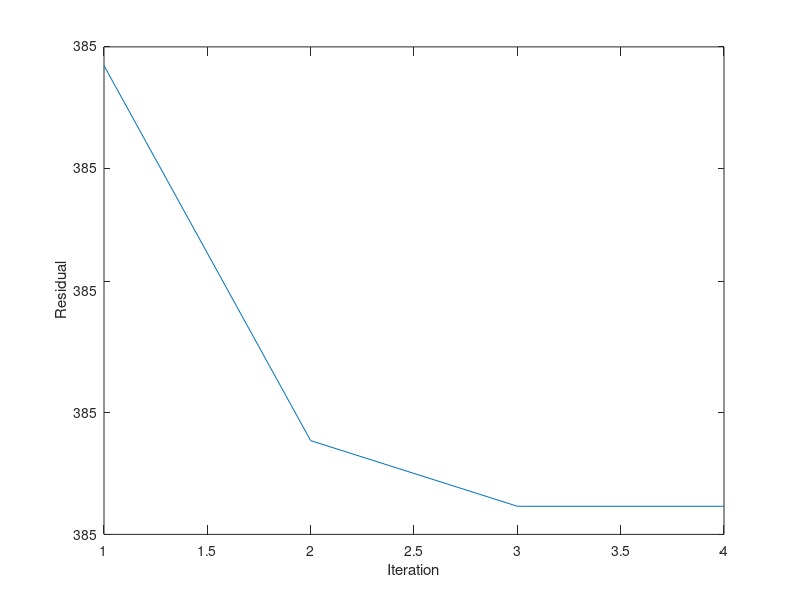
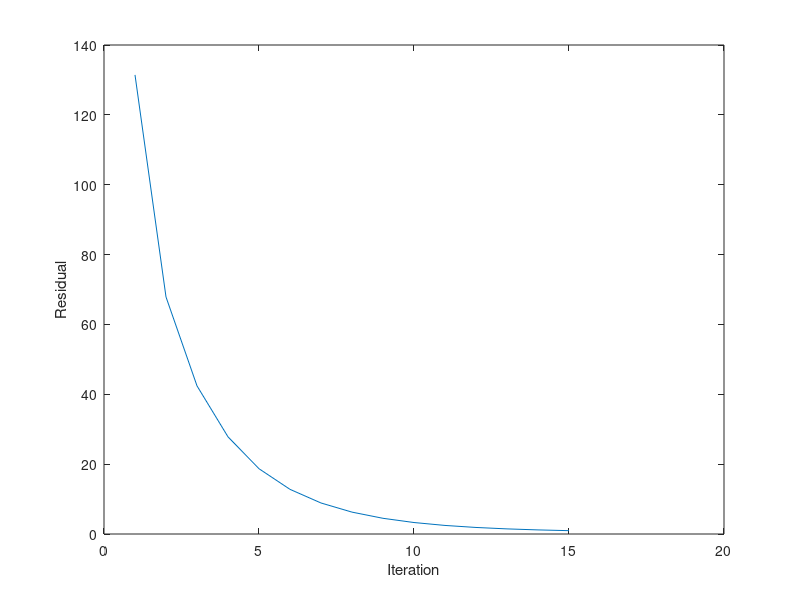
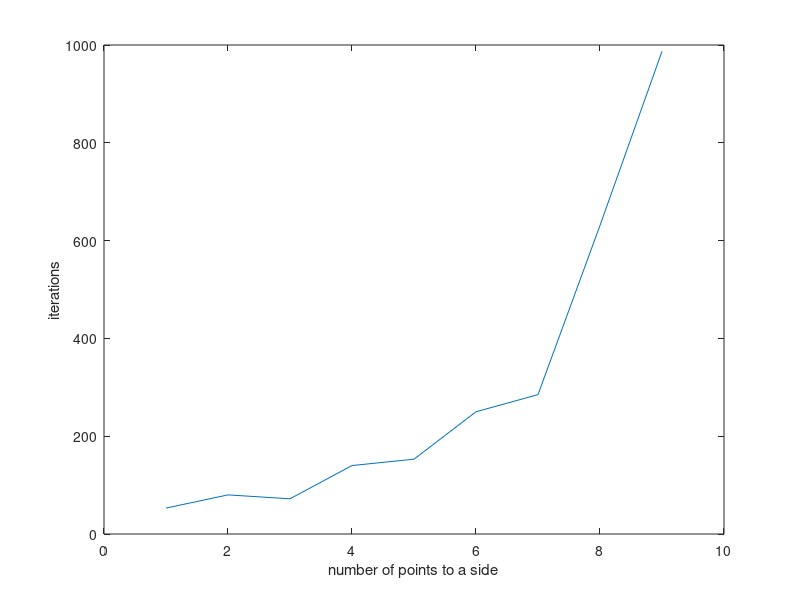
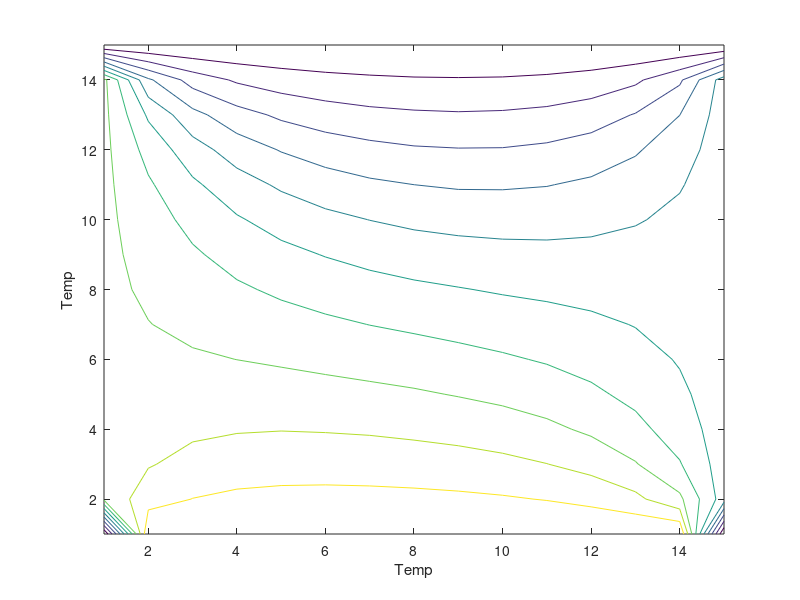

Here is the MATLAB script that generated these plots, in order: (Note: this script raises an error after producing the figures.)
%% MENG451HW03
% PROBLEM 3.1
clear all
close all
clc

%% Problem 3.1.1

%% Part 1
% Solve (3.6) using a built-in solver. Such as Matlab’s or Julia’s \
% operator. Plot the results on a contour lot

% create temperature matrix
Temperature = zeros(5,5);

% initialize edge values
% not initializing corners because they are not used in calculation
Temperature(2:4, 1) = 75; % left of matrix
Temperature(2:4, 5) = 50; % right of matrix
Temperature(1, 2:4) = 100; % top of matrix
Temperature(5, 2:4) = 0; % bottom of matrix

% create coefficients matrix for large solve
Coeffs = [4 -1 0, -1 0 0, 0 0 0;
        -1 4 -1, 0 -1 0, 0 0 0;
        0 -1 4, 0 0 -1, 0 0 0;
        -1 0 0, 4 -1 0, -1 0 0;
        0 -1 0, -1 4 -1, 0 -1 0;
        0 0 -1, 0 -1 4, 0 0 -1;
        0 0 0, -1 0 0, 4 -1 0;
        0 0 0, 0 -1 0, -1 4 -1;
        0 0 0, 0 0 -1, 0 -1 4];

% create solutions for large solve
Results = transpose([75 0 50 75 0 50 175 100 150]);

% solve - matrix given is 9x1 
DT = transpose(Coeffs\Results);

% NOTE: temps matrix  DT(9,1) gives result as
%  = [T11 T21 T31 T12 T22 T32 T13 T23 T33] on diagram
% This equates to [T31 T32 T33 T21 T22 T23 T11 T12 T13] in TempCore

TempCore = [DT(7) DT(8) DT(9);
            DT(4) DT(5) DT(6);
            DT(1) DT(2) DT(3)];

Temperature(2:4, 2:4) = TempCore


%% Part 2
% Determine the condition number (Moler, 2017; Wikipedia contributors,
% 2018) based on the ratio of the singular values σ of the system matrix
% you solved in the previous part of the problem.
% κ = σmax(A)/ σmin(A) (3.7)
% Compare κ to the results of a built-in condition number function.

% calc k = singmax/singmin

% Calculate the singular values. They are outputted along the diagonal in S
% S(1) is the maximum, S(5) is the minimum
[U,S,V] = svd(Temperature);

SingMax = S(1);
SingMin = S(5);
Khand = SingMax/SingMin;

% Built in ocndition number function
Kcommand = cond(Temperature);

Khand
Kcommand




%% Part 3
% Implement the unpreconditioned biconjugate gradient stabilized
% method, usually written as BiCGSTAB, of van der Vorst (1992). Solve
% (3.6) using your BiCGSTAB function. During the iterations, keep track
% of the residuals, and make a plot showing how your solver converged.

% A = Coeffs
% B = Results
% x0 = guess

xi = zeros(9,1); % create initial guess, x(i)

% NOTE: the i indices are advanced one as MATLAB starts in a matrix at 1,
% instead of 0

% DO NOT NEED TO CARRY OLD VALUES
r = Results - Coeffs*xi; % initialize r(1,:)
rtilde = 10*rand(9,1); % initialize rtilde
rho = dot(r, rtilde); % initialize rho(1)
p = r; % initialize p(:,1)
i = 0; % initialize i
trigger = 0; % initalize trigger for function
margin1 = 0.01; % toilerance for s
margin2 = 0.01; % tolerance for r
iter = 0;
safetyfactor = 1000;
[m,n] = size(Temperature);


% do BiCGSTAB - proceedure from wikipedia
while trigger == 0
        i = i + 1; % safety factor to prevent recursion
        v = Coeffs * p;
        alpa = rho/dot(rtilde, v);
        h = xi + alpa * p;
        s = r - alpa * v;

        if norm(s) < margin1
            trigger = 1;
        else
            t = Coeffs*s;
            omega = dot(t, s)/dot(t, t);
            xi = h + omega*s;
            r = s - omega*t;
        end

        if norm(r) < margin2
            trigger = 1;
        else
            rho1 = dot(rtilde, r);
            beta = (rho1/rho)*(alpa/omega);
            p = r + beta*(p - omega*v);
            rho = rho1; % update rhos
        end

       

        
        % create temps matrix from BiCGSTAB
        DT1 = transpose((Results-r)\Coeffs);

        BiCGSTABTempCore = [DT1(7) DT1(8) DT1(9);
                            DT1(4) DT1(5) DT1(6);
                            DT1(1) DT1(2) DT1(3)];
        
        % initialize edge values
        % not initializing corners because they are not used in calculation
        BiCGSTABTemp(2:4, 1) = 75; % left of matrix
        BiCGSTABTemp(2:4, 5) = 50; % right of matrix
        BiCGSTABTemp(1, 2:4) = 100; % top of matrix
        BiCGSTABTemp(5, 2:4) = 0; % bottom of matrix



        BiCGSTABTemp(2:4, 2:4) = BiCGSTABTempCore;


        % create residual for iteration
        Residual = zeros(m,n); % create residual matrix; reset every iteration; based off BiCGSTABTemp


        for j = 2:(m-1)
            for k = 2:(n-1)
                Residual(j,k) = -4*BiCGSTABTemp(j,k) + BiCGSTABTemp(j+1,k) + BiCGSTABTemp(j-1,k) + BiCGSTABTemp(j,k+1) + Temperature (j,k-1);
            end
        end

        R(i) = norm(Residual); % put the resiudal value into R matrix

        if i > safetyfactor
            break
        end

end



% create plot of residuals
figure
plot(R)
ylabel('Residual')
xlabel('Iteration')




%% Problem 3.1.2

%% Part 1
% Implement a Successive Over Relaxation (SOR) solver for this system
% of n equally-spaced grid points in each direction

tol = 1; % tolerance values
trigger = 0;
iter = 0;
R = zeros(1,1);
relerror = 1000;

sized = 7; % determines size of matrix aka n

% generate P - input
% size of (size-2, size-2)
P = randi(100,[sized-2 sized-2]);

Told = zeros(sized, sized); % initalize size parameter

% initialize edge values
% not initializing corners because they are not used in calculation
Told(2:(sized-1), 1) = 75; % left of matrix
Told(2:(sized-1), sized) = 50; % right of matrix
Told(1, 2:(sized-1)) = 100; % top of matrix
Told(sized, 2:(sized-1)) = 0; % bottom of matrix

Told(2:(sized-1),2:(sized-1)) = P;
Tnew = Told;
Tnew(2:sized-1,2:sized-1) = 0;

omega = 1.00111; % parameter for SOR, can change

while relerror > tol

    iter = iter + 1;

    % perform SOR
    for i=2:(sized-1)
        for j=2:(sized-1)
    
            phi = (1/4) * (Told(i+1,j)+Told(i-1,j)+Told(i,j+1)+Told(i,j-1));
    
            Tnew(i,j) = (1-omega)*Told(i,j) + omega * phi;
    
        end
    end

    % calc error
    relerror = norm((Tnew - Told));

    % calculate residual
    Residual = zeros(sized,sized); % initialize residuals matrix
    
    for i = 2:(sized-1)
        for j = 2:(sized-1)
            Residual(i,j) = 4*Tnew(i,j) - (Tnew(i+1,j) + Tnew(i-1,j) + Tnew(i,j+1) + Tnew(i,j-1));
        end
    end
    
    R(iter) = relerror;

    Told = Tnew;

    if iter > 1000
        break
    end

end

% create plot of residuals
figure
plot(R)
ylabel('Residual')
xlabel('Iteration')





%% Part 2
% Plot the convergence as a function of grid points. Also make a
% contour-type plot of the finest grid.

% ok yes im probably doing a lot of extra work but idc :p


for sized = 7:15
    tic
    iter = 0;

    N = sized - 2;
    
    % generate P - interior values
    % size of NxN
    P = randi(100,[N,N]);
    
    x = zeros(N,N);
    
    % generate corners
    x(1,1) = -4 * P(1,1) + P(2,1) + P(1,2); % NW Corner
    x(1,N) = -4 * P(1,N) + P(2,N) + P(1,N-1); % NE Corner
    x(N,1) = -4 * P(N,1) + P(N,2) + P(N-1,1); % SW Corner
    x(N,N) = -4 * P(N,N) + P(N-1,N) + P(N,N-1); % NW Corner
    
    % generate north edge - i = 1
    for j = 2:N-1
        x(1,j) = -4 * P(1,j) + P(2,j) + P(1,j+1) + P(1,j-1);
    end

    % generate south edge - i = N
    for j = 2:N-1
        x(N,j) = -4 * P(N,j) + P(N-1,j) + P(N,j+1) + P(N,j-1);
    end

    % generate west edge - j = 1
    for i = 2:N-1
        x(i,1) = -4 * P(i,1) + P(i,2) + P(i+1,1) + P(i-1,1);
    end

    % generate east edge - j = N
    for i = 2:N-1
        x(i,N) = -4 * P(i,N) + P(i,N-1) + P(i+1,N) + P(i-1,N);
    end

    % generate interior
    for i = 2:N-1
        for j = 2:N-1

            x(i,j) = -4 * P(i,j) + P(i+1,j) + P(i-1,j) + P(i,j+1) + P(i,j-1);

        end
    end

    xold = zeros(sized,sized);
    xold(2:sized-1, 2:sized-1) = x;


    % initialize edge values
    % not initializing corners because they are not used in calculation
    xold(2:sized-1, 1) = 75; % left of matrix
    xold(2:sized-1, sized) = 50; % right of matrix
    xold(1, 2:sized-1) = 100; % top of matrix
    xold(sized, 2:sized-1) = 0; % bottom of matrix


    tol = 1;
    xnew = xold;
    err = 10;
    omega = 1.01;

    while err > tol
        
        iter = iter + 1;
        
        % perform SOR
        for i=2:sized-1
            for j=2:sized-1
    
                phi = (1/4) * (xold(i+1,j)+xold(i-1,j)+xold(i,j+1)+xold(i,j-1));
    
                xnew(i,j) = (1-omega)*xold(i,j) + omega * phi;
    
            end
        end

        err = norm(xnew-xold);
    
        xold = xnew;

        if iter > 1000
            break
        end

    end
resds(sized-6) = err;
iterations312(sized-6) = iter;
time312(sized-6) = toc;

end

% create plot of iterations/convergence
figure
plot(iterations312)
ylabel('iterations')
xlabel('number of points to a side')


figure
contour(xnew)
xlabel('Temp')
ylabel('Temp')



%% Part 3
% Implement the BiCGSTAB method without building the entire matrix A
% as a single dense array. Hint: think carefully about what operations
% are needed in the method and how to do them in terms of (3.5).
%Compare the following things between SOR and BiCGSTAB:
%(a) Number of iterations vs grid size
%(b) Wall time vs grid size
%(c) For a large grid case, compare how the residuals converge.

% dont create A b/c extremely large and barely filled (~1%)

% "implement" means cant use bicgstab() ^~^

% BiCGSTAB as from WIKIPEDIA
    % v = Api−1
    % α = ρi−1/(r̂0, v)
    % h = xi−1 + αpi−1
    % s = ri−1 − αv
    % If h is accurate enough, i.e., if s is small enough, then set xi = h and quit
    % t = As
    % ω = (t, s)/(t, t)
    % xi = h + ωs
    % ri = s − ωt
    % If xi is accurate enough, i.e., if ri is small enough, then quit
    % ρi = (r̂0, ri)
    % β = (ρi/ρi−1)(α/ω)
    % pi = ri + β(pi−1 − ωv)




% Define grid size and parameters - assuming square

for n = 7:15
    tic
    [Resids(:,n-6), iterations313(n-6)] = uncon_noA_BiCGSTAB(n);
    time313(n-6) = toc;

end

Resids;

n = 7:15;

% a) # iterations v grid size
figure
hold on
plot(iterations313,n,'DisplayName','BiCGSTAB')
plot(iterations312,n,'DisplayName', 'SOR'); 
xlabel('Iterations')
ylabel('Grid size (n * n)')
legend

% b) wall time v grid size
n = 7:15;
figure
hold on
plot(time313,n,'DisplayName','BiCGSTAB');
plot(time312,n,'DisplayName','SOR');
ylabel('Grid size (n * n)')
xlabel('Wall Time')
legend()

% c) for grid = large, how residuals converge?

figure
hold on
plot(Resids,n,'DisplayName','BiCGSTAB');
plot(resds,n,'DisplayName','SOR');
ylabel('Grid size (n * n)')
xlabel('Residuals')
legend()




function [Res, iter] = uncon_noA_BiCGSTAB(n)

    
    tol = 1e-6;  % Convergence tolerance
    
    % Initialize temperature grid and boundary conditions
    b = zeros(n * n, 1);  % Boundary condition vector
    
    % Assign boundary values
    b(1:n) = 100;  % Top boundary
    b(end-(n+1):end) = 0;  % Bottom boundary
    b(1:n:end) = 75;  % Left boundary
    b(n:n:end) = 50;  % Right boundary
    
    
    xtest = randi(100,n);
    x = xtest(:);  % Initial guess for the solution
    r = b - InteriorCalc(x, n);  % Initial residual
    rhat = r;  % Set r = r0
    rho_old = dot(r, rhat);  
    p = r;
    iter = 0; % starts iteration tracker
    trigger = 0;
    maxiter = 1000;
    
    while trigger == 0
        iter = iter + 1;
    
        v2 = InteriorCalc(x, n)\x * p;
        alpha = rho_old\dot(rhat, v2);
        h = x + alpha * rho_old;
        s = r - alpha * v2;
    
        % If h is accurate enough, i.e., if s is small enough, then set xi = h and quit
    
        t2 = InteriorCalc(x, n)\x * s;
        omega = dot(t2, s)/dot(t2, t2);
        xi = h + omega * s;
        ri = s - omega * t2;
    
        % If xi is accurate enough, i.e., if ri is small enough, then quit
    
        rho_new = dot(rhat, ri);
        beta = (rho_new / rho_old) * (alpha / omega);
        
        pi = ri + beta * (p - omega * v2);
    
        % update values for next iteration
        p = pi;
        r = ri;
        x = xi;
        rhat = r;
        rho_old = rho_new;
    
    
        re = norm(rhat);
        Res(iter) = re;
    
    
        if re < tol
            trigger = 1;
        end
    
        if iter >= maxiter
            trigger = 1;
        end
    
    end
end





function T_new = InteriorCalc(T, n)
    % Solve initial inside of matrix
    T_new = zeros(n * n, 1);  % Initialize new temperature array
    for i = 2:n-1
        for j = 2:n-1
            index = sub2ind([n, n], i, j);  % Convert 2D indices to 1D index
            % Apply the finite difference stencil (central difference)
            T_new(index) = (T(index+1) + T(index-1) + T(index+n) + T(index-n) - 4*T(index));
        end
    end
end
